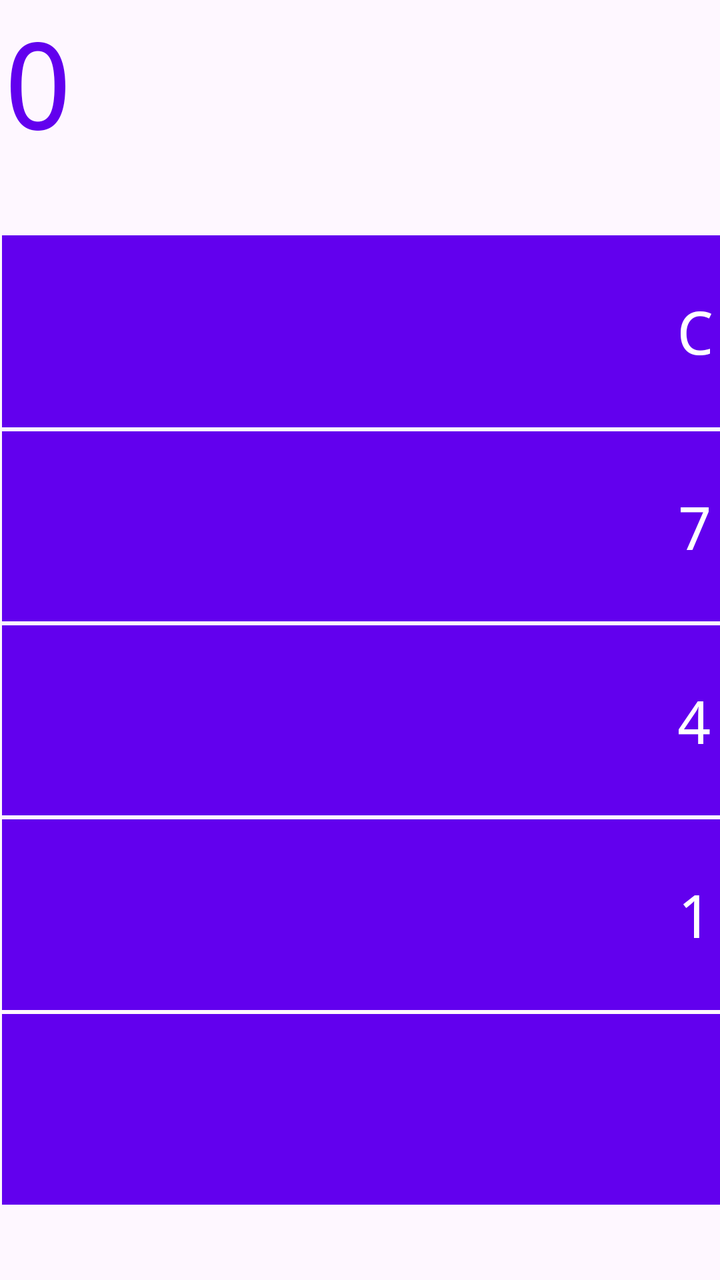
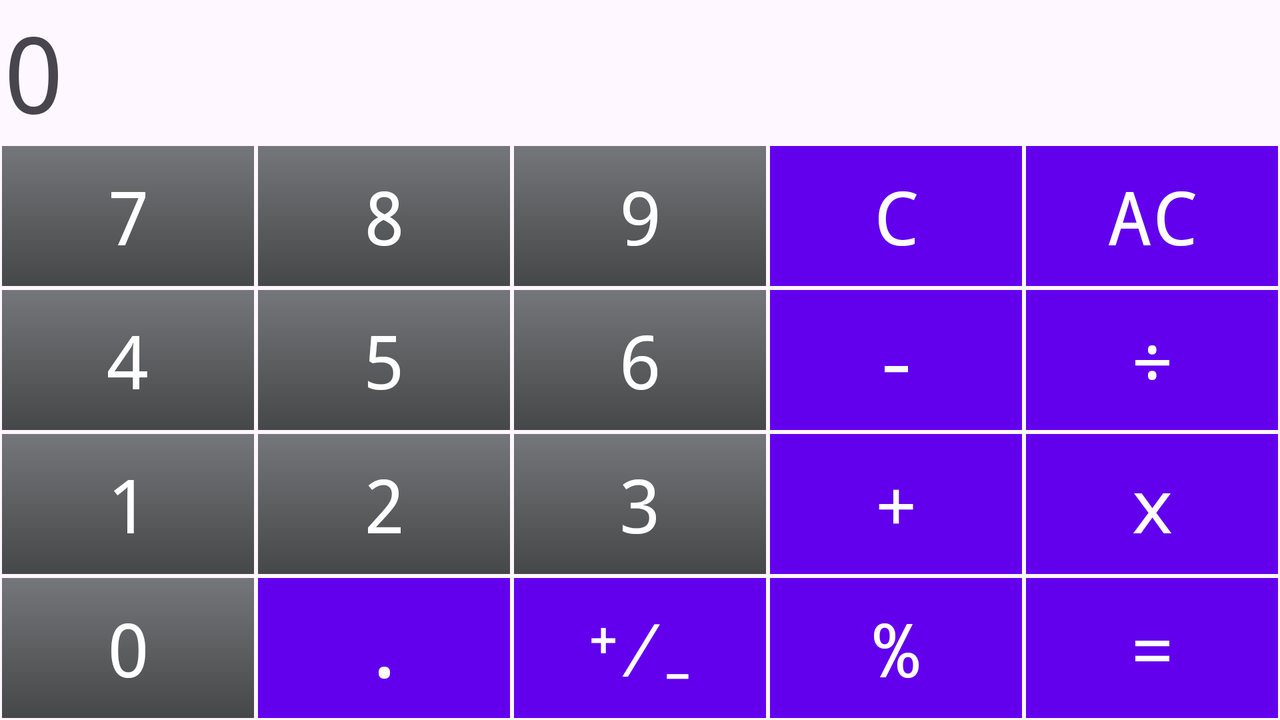

Two renders of one Android screen. The first uses the default layout on a phone; the second uses the alternative layout the repository ships for a different screen configuration, on a matching device. The two XML files are below.
<!-- AndroidManifest.xml: application theme Theme.Mobilecalculator -->
<!-- res/layout/activity_simple_calculator.xml -->
<?xml version="1.0" encoding="utf-8"?>
<GridLayout xmlns:android="http://schemas.android.com/apk/res/android"
    xmlns:tools="http://schemas.android.com/tools"
    android:layout_width="match_parent"
    android:layout_height="match_parent"
    android:rowCount="7"
    android:columnCount="4"
    android:background="@color/light_theme_background"
    tools:context=".simple_calculator.SimpleCalculatorActivity">

    <TextView
        android:id="@+id/simple_result"
        android:layout_width="wrap_content"
        android:layout_row="0"
        android:layout_column="0"
        android:layout_columnWeight="4"
        android:layout_rowWeight="1"
        android:layout_columnSpan="4"
        android:layout_gravity="fill"
        android:layout_margin="1dp"
        android:fontFamily="monospace"
        android:text="@string/calculator_result"
        android:textColor="@color/design_default_color_primary"
        android:textSize="60sp" />

    
    <Button
        android:id="@+id/simple_clear"
        android:layout_width="wrap_content"
        android:layout_row="1"
        android:layout_column="0"
        android:layout_columnWeight="1"
        android:layout_rowWeight="1"
        android:layout_gravity="fill"
        android:layout_margin="1dp"
        android:background="@drawable/rectangle_button"
        android:fontFamily="monospace"
        android:text="@string/calculator_clear"
        android:textSize="30sp" />

    <Button
        android:id="@+id/simple_sign"
        android:layout_row="1"
        android:layout_column="1"
        android:layout_columnWeight="1"
        android:layout_rowWeight="1"
        android:layout_gravity="fill"
        android:layout_margin="1dp"
        android:background="@drawable/rectangle_button"
        android:fontFamily="monospace"
        android:text="@string/calculator_sign"
        android:textSize="30sp" />

    <Button
        android:id="@+id/simple_percent"
        android:layout_row="1"
        android:layout_column="2"
        android:layout_columnWeight="1"
        android:layout_rowWeight="1"
        android:layout_gravity="fill"
        android:layout_margin="1dp"
        android:background="@drawable/rectangle_button"
        android:fontFamily="monospace"
        android:text="@string/calculator_percent"
        android:textSize="30sp" />

    <Button
        android:id="@+id/simple_divide"
        android:layout_row="1"
        android:layout_column="3"
        android:layout_columnWeight="1"
        android:layout_rowWeight="1"
        android:layout_gravity="fill"
        android:layout_margin="1dp"
        android:background="@drawable/rectangle_button"
        android:fontFamily="monospace"
        android:text="@string/calculator_divide"
        android:textSize="30sp" />


    
    <Button
        android:id="@+id/simple_seven"
        android:layout_row="2"
        android:layout_column="0"
        android:layout_columnWeight="1"
        android:layout_rowWeight="1"
        android:layout_gravity="fill"
        android:layout_margin="1dp"
        android:background="@drawable/rectangle_button"
        android:fontFamily="monospace"
        android:text="@string/calculator_seven"
        android:textSize="30sp" />

    <Button
        android:id="@+id/simple_eight"
        android:layout_row="2"
        android:layout_column="1"
        android:layout_columnWeight="1"
        android:layout_rowWeight="1"
        android:layout_gravity="fill"
        android:layout_margin="1dp"
        android:background="@drawable/rectangle_button"
        android:fontFamily="monospace"
        android:text="@string/calculator_eight"
        android:textSize="30sp" />

    <Button
        android:id="@+id/simple_nine"
        android:layout_row="2"
        android:layout_column="2"
        android:layout_columnWeight="1"
        android:layout_rowWeight="1"
        android:layout_gravity="fill"
        android:layout_margin="1dp"
        android:background="@drawable/rectangle_button"
        android:fontFamily="monospace"
        android:text="@string/calculator_nine"
        android:textSize="30sp" />

    <Button
        android:id="@+id/simple_multiply"
        android:layout_row="2"
        android:layout_column="3"
        android:layout_columnWeight="1"
        android:layout_rowWeight="1"
        android:layout_gravity="fill"
        android:layout_margin="1dp"
        android:background="@drawable/rectangle_button"
        android:fontFamily="monospace"
        android:text="@string/calculator_multiply"
        android:textSize="30sp" />

    
    <Button
        android:id="@+id/simple_four"
        android:layout_row="3"
        android:layout_column="0"
        android:layout_columnWeight="1"
        android:layout_rowWeight="1"
        android:layout_gravity="fill"
        android:layout_margin="1dp"
        android:background="@drawable/rectangle_button"
        android:fontFamily="monospace"
        android:text="@string/calculator_four"
        android:textSize="30sp" />

    <Button
        android:id="@+id/simple_five"
        android:layout_row="3"
        android:layout_column="1"
        android:layout_columnWeight="1"
        android:layout_rowWeight="1"
        android:layout_gravity="fill"
        android:layout_margin="1dp"
        android:background="@drawable/rectangle_button"
        android:fontFamily="monospace"
        android:text="@string/calculator_five"
        android:textSize="30sp" />

    <Button
        android:id="@+id/simple_six"
        android:layout_row="3"
        android:layout_column="2"
        android:layout_columnWeight="1"
        android:layout_rowWeight="1"
        android:layout_gravity="fill"
        android:layout_margin="1dp"
        android:background="@drawable/rectangle_button"
        android:fontFamily="monospace"
        android:text="@string/calculator_six"
        android:textSize="30sp" />

    <Button
        android:id="@+id/simple_minus"
        android:layout_row="3"
        android:layout_column="3"
        android:layout_columnWeight="1"
        android:layout_rowWeight="1"
        android:layout_gravity="fill"
        android:layout_margin="1dp"
        android:background="@drawable/rectangle_button"
        android:fontFamily="monospace"
        android:text="@string/calculator_minus"
        android:textSize="30sp" />

    
    <Button
        android:id="@+id/simple_one"
        android:layout_row="4"
        android:layout_column="0"
        android:layout_columnWeight="1"
        android:layout_rowWeight="1"
        android:layout_gravity="fill"
        android:layout_margin="1dp"
        android:background="@drawable/rectangle_button"
        android:fontFamily="monospace"
        android:text="@string/calculator_one"
        android:textSize="30sp" />

    <Button
        android:id="@+id/simple_two"
        android:layout_row="4"
        android:layout_column="1"
        android:layout_columnWeight="1"
        android:layout_rowWeight="1"
        android:layout_gravity="fill"
        android:layout_margin="1dp"
        android:background="@drawable/rectangle_button"
        android:fontFamily="monospace"
        android:text="@string/calculator_two"
        android:textSize="30sp" />

    <Button
        android:id="@+id/simple_three"
        android:layout_row="4"
        android:layout_column="2"
        android:layout_columnWeight="1"
        android:layout_rowWeight="1"
        android:layout_gravity="fill"
        android:layout_margin="1dp"
        android:background="@drawable/rectangle_button"
        android:fontFamily="monospace"
        android:text="@string/calculator_three"
        android:textSize="30sp" />

    <Button
        android:id="@+id/simple_plus"
        android:layout_row="4"
        android:layout_column="3"
        android:layout_columnWeight="1"
        android:layout_rowWeight="1"
        android:layout_gravity="fill"
        android:layout_margin="1dp"
        android:background="@drawable/rectangle_button"
        android:fontFamily="monospace"
        android:text="@string/calculator_plus"
        android:textSize="30sp" />

    
    <Button
        android:id="@+id/simple_zero"
        android:layout_row="5"
        android:layout_column="0"
        android:layout_columnWeight="2"
        android:layout_columnSpan="2"
        android:layout_rowWeight="1"
        android:layout_gravity="fill"
        android:layout_margin="1dp"
        android:background="@drawable/rectangle_button"
        android:fontFamily="monospace"
        android:text="@string/calculator_zero"
        android:textSize="30sp" />

    <Button
        android:id="@+id/simple_point"
        android:layout_row="5"
        android:layout_column="2"
        android:layout_columnWeight="1"
        android:layout_rowWeight="1"
        android:layout_gravity="fill"
        android:layout_margin="1dp"
        android:background="@drawable/rectangle_button"
        android:fontFamily="monospace"
        android:text="@string/calculator_point"
        android:textSize="30sp" />

    <Button
        android:id="@+id/simple_equal"
        android:layout_row="5"
        android:layout_column="3"
        android:layout_columnWeight="1"
        android:layout_rowWeight="1"
        android:layout_gravity="fill"
        android:layout_margin="1dp"
        android:background="@drawable/rectangle_button"
        android:fontFamily="monospace"
        android:text="@string/calculator_equal"
        android:textSize="30sp" />

    
    <Space
        android:layout_row="6"
        android:layout_column="0"
        android:layout_columnWeight="1"
        android:layout_rowWeight="1"
        android:layout_columnSpan="4"
        android:layout_gravity="fill"
        android:layout_margin="1dp" />
</GridLayout>
<!-- resources referenced by this layout -->
<resources>
  <!-- drawable rectangle_button (drawable) -->
  <?xml version="1.0" encoding="utf-8"?>
  <shape
      xmlns:android="http://schemas.android.com/apk/res/android"
      android:shape="rectangle">
  
      <corners
          android:radius="0dp" />
      <stroke
          android:width="0dp"
          android:color="@color/white" />
      <gradient
          android:startColor="@color/material_dynamic_neutral50"
          android:endColor="@color/material_dynamic_neutral30"
          android:angle="120"/>
  
  </shape>
  <string name="calculator_clear">C</string>
  <string name="calculator_divide">÷</string>
  <string name="calculator_eight">8</string>
  <string name="calculator_equal">=</string>
  <string name="calculator_five">5</string>
  <string name="calculator_four">4</string>
  <string name="calculator_minus">-</string>
  <string name="calculator_multiply">x</string>
  <string name="calculator_nine">9</string>
  <string name="calculator_one">1</string>
  <string name="calculator_percent">%</string>
  <string name="calculator_plus">+</string>
  <string name="calculator_point">.</string>
  <string name="calculator_result">0</string>
  <string name="calculator_seven">7</string>
  <string name="calculator_sign">⁺∕₋</string>
  <string name="calculator_six">6</string>
  <string name="calculator_three">3</string>
  <string name="calculator_two">2</string>
  <string name="calculator_zero">0</string>
  <style name="Theme.Mobilecalculator" parent="Base.Theme.Mobilecalculator" />
  <color name="white">#FFFFFFFF</color>
  <style name="Base.Theme.Mobilecalculator" parent="Theme.Material3.DayNight.NoActionBar">
          
          <item name="colorPrimary">@color/primary</item>
          <item name="colorOnPrimary">@color/on_primary</item>
          <item name="colorSecondary">@color/secondary</item>
          <item name="colorOnSecondary">@color/on_secondary</item>
          <item name="colorSurface">@color/surface</item>
          <item name="colorOnSurface">@color/on_surface</item>
          <item name="colorBackgroundFloating">@color/background</item>
          <item name="colorOnBackground">@color/on_background</item>
      </style>
  <color name="primary">#FF6200EE</color>
  <color name="on_primary">#FFFFFFFF</color>
  <color name="secondary">#FF3700B3</color>
  <color name="on_secondary">#FFFFFFFF</color>
  <color name="surface">#B7C3E1</color>
  <color name="on_surface">#FF6200EE</color>
  <color name="background">#FFFFFFFF</color>
  <color name="on_background">#FF6200EE</color>
</resources>
<!-- res/layout-land/activity_simple_calculator.xml (the repository's variant of the layout above) -->
<!-- drawn on the phone turned sideways -->
<?xml version="1.0" encoding="utf-8"?>
<GridLayout xmlns:android="http://schemas.android.com/apk/res/android"
    xmlns:tools="http://schemas.android.com/tools"
    xmlns:app="http://schemas.android.com/apk/res-auto"
    android:layout_width="match_parent"
    android:layout_height="match_parent"
    android:alignmentMode="alignMargins"
    android:useDefaultMargins="true"
    android:rowCount="7"
    android:columnCount="5"
    android:orientation="horizontal"
    android:columnOrderPreserved="false"
    tools:context=".view.SimpleCalculatorActivity">

    <TextView
        android:id="@+id/simple_result"
        android:layout_width="wrap_content"
        android:layout_row="0"
        android:layout_rowWeight="1"
        android:layout_column="0"
        android:layout_columnSpan="5"
        android:layout_columnWeight="5"
        android:layout_height="0dp"
        android:layout_gravity="fill"
        android:layout_margin="1dp"
        android:fontFamily="monospace"
        android:text="@string/calculator_result"
        android:autoSizeTextType="uniform"
        android:autoSizeMaxTextSize="70sp" />

    
    <Button
        android:id="@+id/simple_seven"
        android:layout_row="1"
        android:layout_column="0"
        android:layout_columnWeight="1"
        android:layout_height="0dp"
        android:layout_rowWeight="1"
        android:layout_gravity="fill"
        android:layout_margin="1dp"
        android:background="@drawable/rectangle_button"
        android:fontFamily="monospace"
        android:text="@string/calculator_seven"
        android:autoSizeTextType="uniform"
        android:autoSizeMaxTextSize="50sp"
        app:backgroundTint="@color/primary_alt" />

    <Button
        android:id="@+id/simple_eight"
        android:layout_row="1"
        android:layout_column="1"
        android:layout_columnWeight="1"
        android:layout_height="0dp"
        android:layout_rowWeight="1"
        android:layout_gravity="fill"
        android:layout_margin="1dp"
        android:background="@drawable/rectangle_button"
        android:fontFamily="monospace"
        android:text="@string/calculator_eight"
        android:autoSizeTextType="uniform"
        android:autoSizeMaxTextSize="50sp"
        app:backgroundTint="@color/primary_alt" />

    <Button
        android:id="@+id/simple_nine"
        android:layout_row="1"
        android:layout_column="2"
        android:layout_columnWeight="1"
        android:layout_height="0dp"
        android:layout_rowWeight="1"
        android:layout_gravity="fill"
        android:layout_margin="1dp"
        android:background="@drawable/rectangle_button"
        android:fontFamily="monospace"
        android:text="@string/calculator_nine"
        android:autoSizeTextType="uniform"
        android:autoSizeMaxTextSize="50sp"
        app:backgroundTint="@color/primary_alt" />

    <Button
        android:id="@+id/simple_clear"
        android:layout_width="wrap_content"
        android:layout_row="1"
        android:layout_column="3"
        android:layout_columnWeight="1"
        android:layout_height="0dp"
        android:layout_rowWeight="1"
        android:layout_gravity="fill"
        android:layout_margin="1dp"
        android:background="@drawable/rectangle_button"
        android:fontFamily="monospace"
        android:text="@string/calculator_clear"
        android:autoSizeTextType="uniform"
        android:autoSizeMaxTextSize="50sp" />

    <Button
        android:id="@+id/simple_clear_all"
        android:layout_width="wrap_content"
        android:layout_row="1"
        android:layout_column="4"
        android:layout_columnWeight="1"
        android:layout_height="0dp"
        android:layout_rowWeight="1"
        android:layout_gravity="fill"
        android:layout_margin="1dp"
        android:background="@drawable/rectangle_button"
        android:fontFamily="monospace"
        android:text="@string/calculator_clear_all"
        android:autoSizeTextType="uniform"
        android:autoSizeMaxTextSize="50sp" />

    
    <Button
        android:id="@+id/simple_four"
        android:layout_row="2"
        android:layout_column="0"
        android:layout_columnWeight="1"
        android:layout_height="0dp"
        android:layout_rowWeight="1"
        android:layout_gravity="fill"
        android:layout_margin="1dp"
        android:background="@drawable/rectangle_button"
        android:fontFamily="monospace"
        android:text="@string/calculator_four"
        android:autoSizeTextType="uniform"
        android:autoSizeMaxTextSize="50sp"
        app:backgroundTint="@color/primary_alt" />

    <Button
        android:id="@+id/simple_five"
        android:layout_row="2"
        android:layout_column="1"
        android:layout_columnWeight="1"
        android:layout_height="0dp"
        android:layout_rowWeight="1"
        android:layout_gravity="fill"
        android:layout_margin="1dp"
        android:background="@drawable/rectangle_button"
        android:fontFamily="monospace"
        android:text="@string/calculator_five"
        android:autoSizeTextType="uniform"
        android:autoSizeMaxTextSize="50sp"
        app:backgroundTint="@color/primary_alt" />

    <Button
        android:id="@+id/simple_six"
        android:layout_row="2"
        android:layout_column="2"
        android:layout_columnWeight="1"
        android:layout_height="0dp"
        android:layout_rowWeight="1"
        android:layout_gravity="fill"
        android:layout_margin="1dp"
        android:background="@drawable/rectangle_button"
        android:fontFamily="monospace"
        android:text="@string/calculator_six"
        android:autoSizeTextType="uniform"
        android:autoSizeMaxTextSize="50sp"
        app:backgroundTint="@color/primary_alt" />

    <Button
        android:id="@+id/simple_minus"
        android:layout_row="2"
        android:layout_column="3"
        android:layout_columnWeight="1"
        android:layout_height="0dp"
        android:layout_rowWeight="1"
        android:layout_gravity="fill"
        android:layout_margin="1dp"
        android:background="@drawable/rectangle_button"
        android:fontFamily="monospace"
        android:text="@string/calculator_minus"
        android:autoSizeTextType="uniform"
        android:autoSizeMaxTextSize="50sp" />

    <Button
        android:id="@+id/simple_divide"
        android:layout_row="2"
        android:layout_column="4"
        android:layout_columnWeight="1"
        android:layout_height="0dp"
        android:layout_rowWeight="1"
        android:layout_gravity="fill"
        android:layout_margin="1dp"
        android:background="@drawable/rectangle_button"
        android:fontFamily="monospace"
        android:text="@string/calculator_divide"
        android:autoSizeTextType="uniform"
        android:autoSizeMaxTextSize="50sp" />

    
    <Button
        android:id="@+id/simple_one"
        android:layout_row="3"
        android:layout_column="0"
        android:layout_columnWeight="1"
        android:layout_height="0dp"
        android:layout_rowWeight="1"
        android:layout_gravity="fill"
        android:layout_margin="1dp"
        android:background="@drawable/rectangle_button"
        android:fontFamily="monospace"
        android:text="@string/calculator_one"
        android:autoSizeTextType="uniform"
        android:autoSizeMaxTextSize="50sp"
        app:backgroundTint="@color/primary_alt" />

    <Button
        android:id="@+id/simple_two"
        android:layout_row="3"
        android:layout_column="1"
        android:layout_columnWeight="1"
        android:layout_height="0dp"
        android:layout_rowWeight="1"
        android:layout_gravity="fill"
        android:layout_margin="1dp"
        android:background="@drawable/rectangle_button"
        android:fontFamily="monospace"
        android:text="@string/calculator_two"
        android:autoSizeTextType="uniform"
        android:autoSizeMaxTextSize="50sp"
        app:backgroundTint="@color/primary_alt" />

    <Button
        android:id="@+id/simple_three"
        android:layout_row="3"
        android:layout_column="2"
        android:layout_columnWeight="1"
        android:layout_height="0dp"
        android:layout_rowWeight="1"
        android:layout_gravity="fill"
        android:layout_margin="1dp"
        android:background="@drawable/rectangle_button"
        android:fontFamily="monospace"
        android:text="@string/calculator_three"
        android:autoSizeTextType="uniform"
        android:autoSizeMaxTextSize="50sp"
        app:backgroundTint="@color/primary_alt" />

    <Button
        android:id="@+id/simple_plus"
        android:layout_row="3"
        android:layout_column="3"
        android:layout_columnWeight="1"
        android:layout_height="0dp"
        android:layout_rowWeight="1"
        android:layout_gravity="fill"
        android:layout_margin="1dp"
        android:background="@drawable/rectangle_button"
        android:fontFamily="monospace"
        android:text="@string/calculator_plus"
        android:autoSizeTextType="uniform"
        android:autoSizeMaxTextSize="50sp" />

    <Button
        android:id="@+id/simple_multiply"
        android:layout_row="3"
        android:layout_column="4"
        android:layout_columnWeight="1"
        android:layout_height="0dp"
        android:layout_rowWeight="1"
        android:layout_gravity="fill"
        android:layout_margin="1dp"
        android:background="@drawable/rectangle_button"
        android:fontFamily="monospace"
        android:text="@string/calculator_multiply"
        android:autoSizeTextType="uniform"
        android:autoSizeMaxTextSize="50sp" />

    
    <Button
        android:id="@+id/simple_zero"
        android:layout_row="4"
        android:layout_column="0"
        android:layout_rowWeight="1"
        android:layout_columnWeight="1"
        android:layout_height="0dp"
        android:layout_gravity="fill"
        android:layout_margin="1dp"
        android:background="@drawable/rectangle_button"
        android:fontFamily="monospace"
        android:text="@string/calculator_zero"
        android:autoSizeTextType="uniform"
        android:autoSizeMaxTextSize="50sp"
        app:backgroundTint="@color/primary_alt" />

    <Button
        android:id="@+id/simple_point"
        android:layout_row="4"
        android:layout_column="1"
        android:layout_columnWeight="1"
        android:layout_height="0dp"
        android:layout_rowWeight="1"
        android:layout_gravity="fill"
        android:layout_margin="1dp"
        android:background="@drawable/rectangle_button"
        android:fontFamily="monospace"
        android:text="@string/calculator_point"
        android:autoSizeTextType="uniform"
        android:autoSizeMaxTextSize="50sp" />

    <Button
        android:id="@+id/simple_sign"
        android:layout_row="4"
        android:layout_column="2"
        android:layout_columnWeight="1"
        android:layout_height="0dp"
        android:layout_rowWeight="1"
        android:layout_gravity="fill"
        android:layout_margin="1dp"
        android:background="@drawable/rectangle_button"
        android:fontFamily="monospace"
        android:text="@string/calculator_sign"
        android:autoSizeTextType="uniform"
        android:autoSizeMaxTextSize="50sp" />

    <Button
        android:id="@+id/simple_percent"
        android:layout_row="4"
        android:layout_column="3"
        android:layout_columnWeight="1"
        android:layout_height="0dp"
        android:layout_rowWeight="1"
        android:layout_gravity="fill"
        android:layout_margin="1dp"
        android:background="@drawable/rectangle_button"
        android:fontFamily="monospace"
        android:text="@string/calculator_percent"
        android:autoSizeTextType="uniform"
        android:autoSizeMaxTextSize="50sp" />

    <Button
        android:id="@+id/simple_equal"
        android:layout_row="4"
        android:layout_column="4"
        android:layout_columnSpan="1"
        android:layout_columnWeight="1"
        android:layout_height="0dp"
        android:layout_rowWeight="1"
        android:layout_gravity="fill"
        android:layout_margin="1dp"
        android:background="@drawable/rectangle_button"
        android:fontFamily="monospace"
        android:text="@string/calculator_equal"
        android:autoSizeTextType="uniform"
        android:autoSizeMaxTextSize="50sp" />
</GridLayout>
<!-- resources referenced by the variant -->
<!-- as the phone turned sideways resolves them -->
<resources>
  <!-- drawable rectangle_button (drawable) -->
  <?xml version="1.0" encoding="utf-8"?>
  <shape
      xmlns:android="http://schemas.android.com/apk/res/android"
      android:shape="rectangle">
  
      <corners
          android:radius="0dp" />
      <stroke
          android:width="0dp"
          android:color="@color/white" />
      <gradient
          android:startColor="@color/material_dynamic_neutral50"
          android:endColor="@color/material_dynamic_neutral30"
          android:angle="120"/>
  
  </shape>
  <string name="calculator_clear">C</string>
  <string name="calculator_clear_all">AC</string>
  <string name="calculator_divide">÷</string>
  <string name="calculator_eight">8</string>
  <string name="calculator_equal">=</string>
  <string name="calculator_five">5</string>
  <string name="calculator_four">4</string>
  <string name="calculator_minus">-</string>
  <string name="calculator_multiply">x</string>
  <string name="calculator_nine">9</string>
  <string name="calculator_one">1</string>
  <string name="calculator_percent">%</string>
  <string name="calculator_plus">+</string>
  <string name="calculator_point">.</string>
  <string name="calculator_result">0</string>
  <string name="calculator_seven">7</string>
  <string name="calculator_sign">⁺∕₋</string>
  <string name="calculator_six">6</string>
  <string name="calculator_three">3</string>
  <string name="calculator_two">2</string>
  <string name="calculator_zero">0</string>
  <style name="Theme.Mobilecalculator" parent="Base.Theme.Mobilecalculator" />
  <color name="white">#FFFFFFFF</color>
  <style name="Base.Theme.Mobilecalculator" parent="Theme.Material3.DayNight.NoActionBar">
          
          <item name="colorPrimary">@color/primary</item>
          <item name="colorOnPrimary">@color/on_primary</item>
          <item name="colorSecondary">@color/secondary</item>
          <item name="colorOnSecondary">@color/on_secondary</item>
          <item name="colorSurface">@color/surface</item>
          <item name="colorOnSurface">@color/on_surface</item>
          <item name="colorBackgroundFloating">@color/background</item>
          <item name="colorOnBackground">@color/on_background</item>
      </style>
  <color name="primary">#FF6200EE</color>
  <color name="on_primary">#FFFFFFFF</color>
  <color name="secondary">#FF3700B3</color>
  <color name="on_secondary">#FFFFFFFF</color>
  <color name="surface">#B7C3E1</color>
  <color name="on_surface">#FF6200EE</color>
  <color name="background">#FFFFFFFF</color>
  <color name="on_background">#FF6200EE</color>
</resources>
